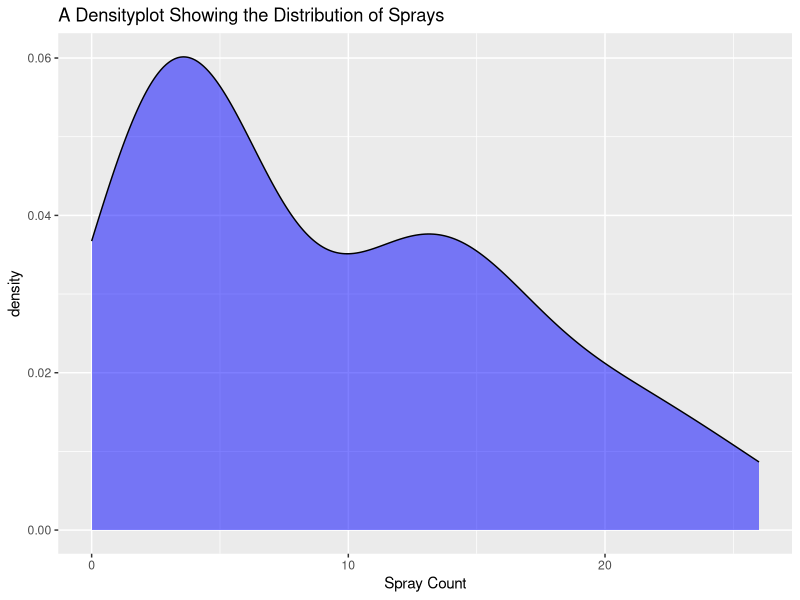
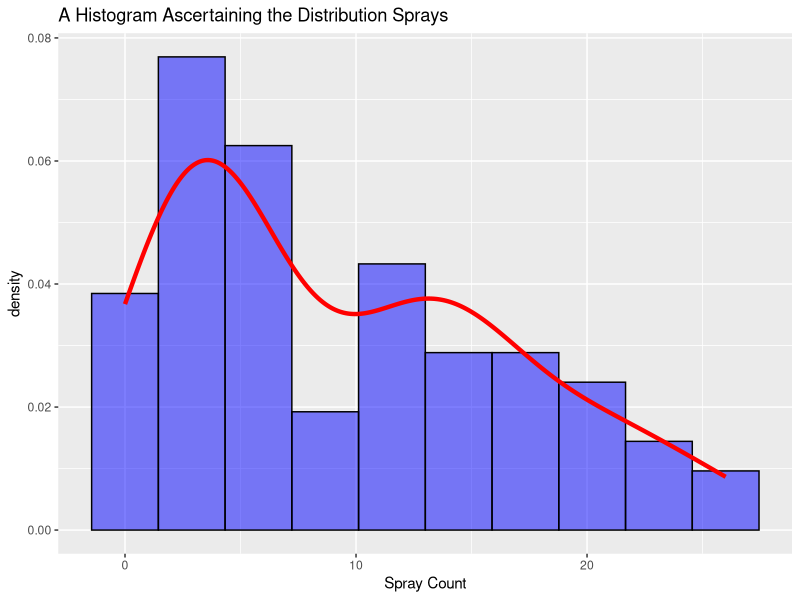
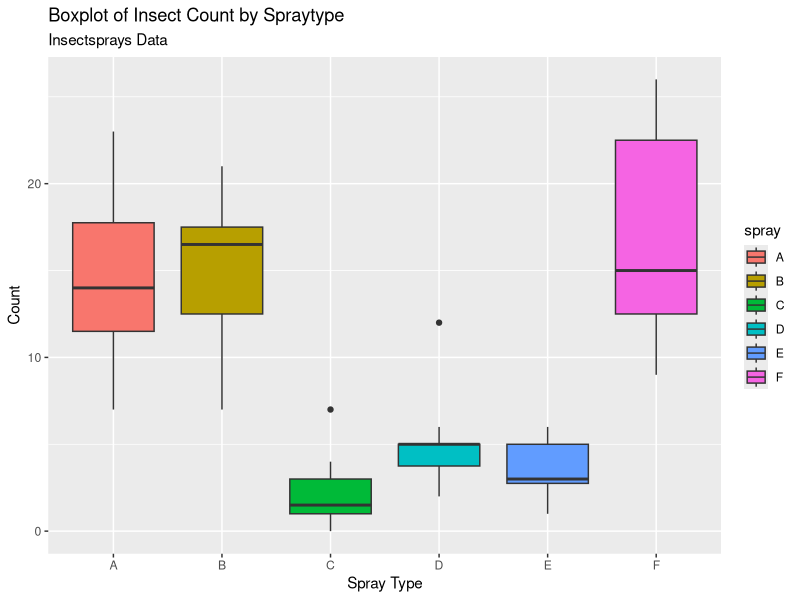
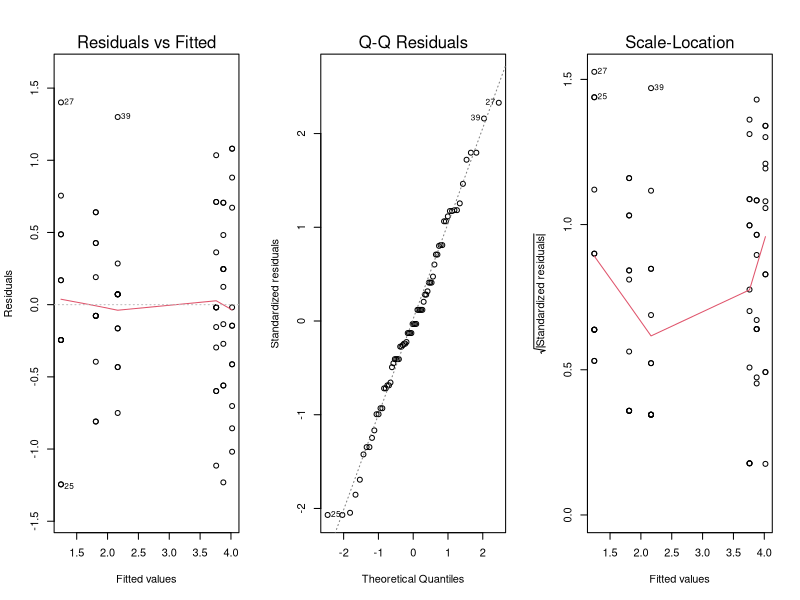
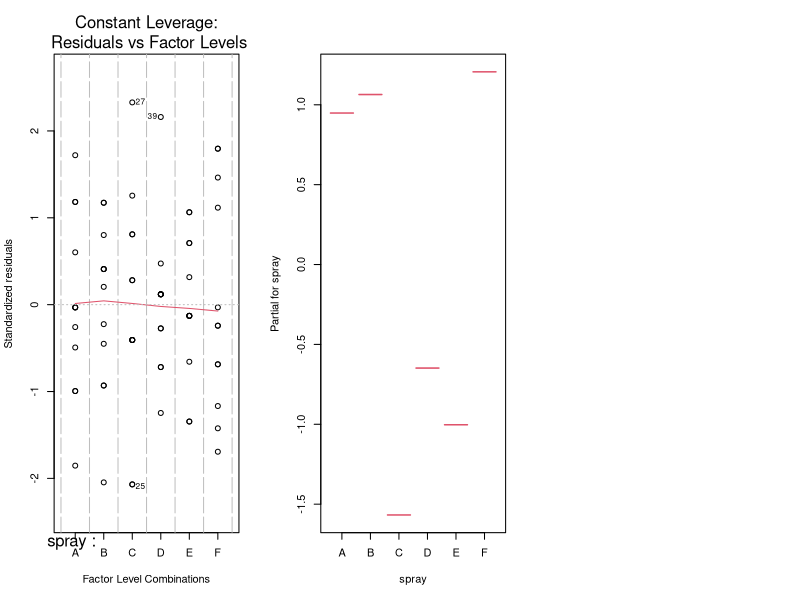

The R script that drew these images, in order:
attach (InsectSprays)

#Viewing the data set so as to know how best to proceed

head(InsectSprays)

#Inspecting the data to check its cleanliness and analyzability

str(InsectSprays)

#Obtaining the dataset's visual descriptives

par(mfcol=c(1,3))

library(lattice)

library(tidyverse)

library(ggplot2)


densityplot <- InsectSprays %>% ggplot(aes(x=count)) +
  geom_density(fill='blue', alpha=0.5) +
  labs(title='A Densityplot Showing the Distribution of Sprays', x='Spray Count')

densityplot

hist <- InsectSprays %>% ggplot(aes(x= count)) +
  geom_histogram(aes(y=..density..), fill = 'blue', alpha=0.5, col='black',bins = 10) +
  labs(title = 'A Histogram Ascertaining the Distribution Sprays', x='Spray Count') + 
  geom_density(lwd=1.5, col='red')

hist

box <- InsectSprays %>% ggplot(aes(x=spray, y= count)) +
  geom_boxplot(aes(fill= spray)) +
  labs(title="Boxplot of Insect Count by Spraytype", subtitle = "Insectsprays Data", x= "Spray Type", y="Count")

box

summary(InsectSprays)

model1<-with(InsectSprays, lm(count~spray))

with(InsectSprays, model1)

summary(model1)

anva<-aov(sqrt(count)~spray, data=InsectSprays)
anva

summary(anva)


plot(anva)

termplot(anva)
